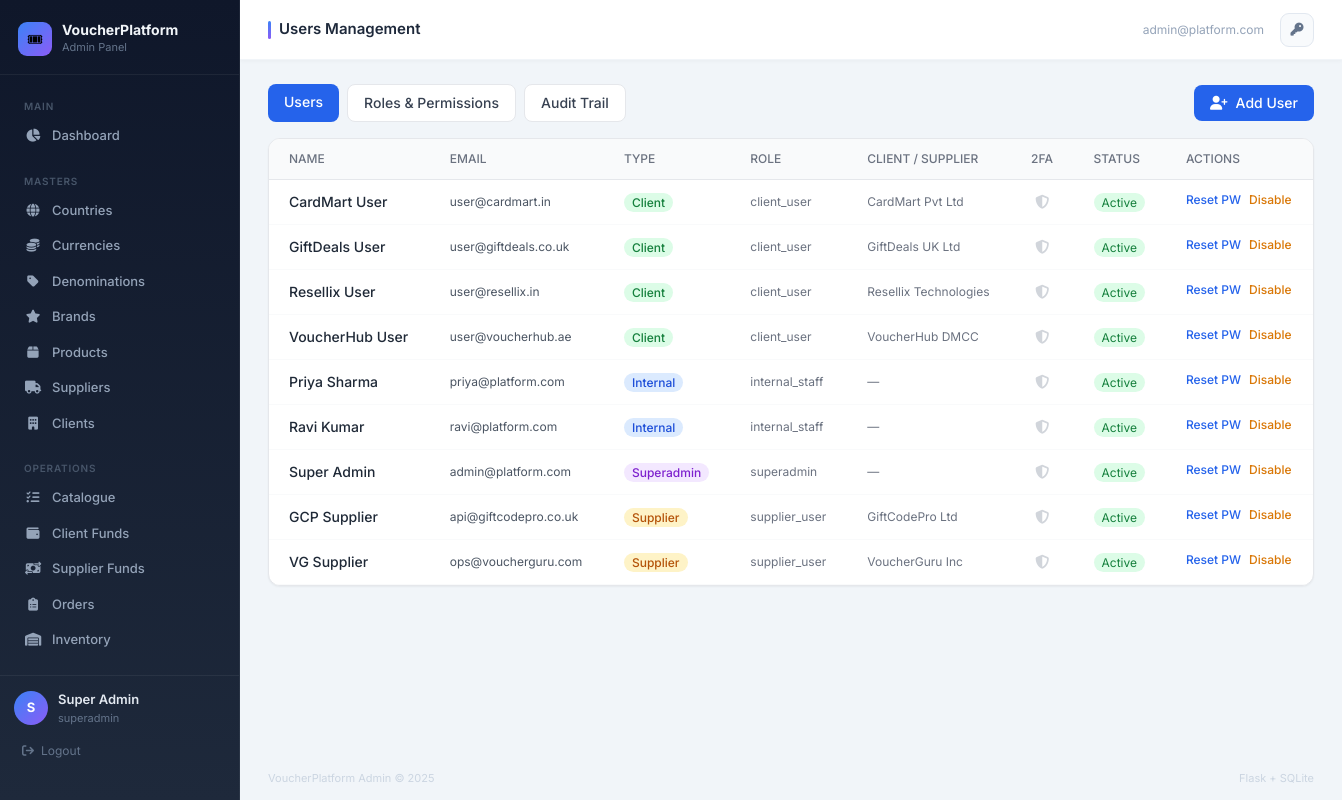
Screenshot of /admin/users/ (signed in) with the database file from the repository.
### tables this page shows
CREATE TABLE users (
    id INTEGER PRIMARY KEY AUTOINCREMENT,
    name TEXT NOT NULL,
    email TEXT NOT NULL UNIQUE,
    password_hash TEXT NOT NULL,
    user_type TEXT NOT NULL CHECK(user_type IN ('superadmin','internal','client','supplier')),
    role_id INTEGER,
    client_id INTEGER,
    supplier_id INTEGER,
    totp_secret TEXT,
    totp_enabled INTEGER DEFAULT 0,
    must_change_password INTEGER DEFAULT 1,
    is_active INTEGER DEFAULT 1,
    last_login DATETIME,
    last_login_ip TEXT,
    created_at DATETIME DEFAULT CURRENT_TIMESTAMP,
    updated_at DATETIME DEFAULT CURRENT_TIMESTAMP,
    FOREIGN KEY (role_id) REFERENCES roles(id)
);

CREATE TABLE roles (
    id INTEGER PRIMARY KEY AUTOINCREMENT,
    name TEXT NOT NULL UNIQUE,
    created_at DATETIME DEFAULT CURRENT_TIMESTAMP
);

CREATE TABLE clients (
    id INTEGER PRIMARY KEY AUTOINCREMENT,
    name TEXT NOT NULL UNIQUE,
    client_code TEXT NOT NULL UNIQUE,
    country_id INTEGER,
    address TEXT,
    email TEXT,
    phone TEXT,
    default_currency_id INTEGER,
    fx_buffer_pct REAL DEFAULT 1.0,
    credit_limit REAL DEFAULT 0,
    credit_enabled INTEGER DEFAULT 0,
    login_enabled INTEGER DEFAULT 0,
    is_active INTEGER DEFAULT 1,
    created_at DATETIME DEFAULT CURRENT_TIMESTAMP,
    updated_at DATETIME DEFAULT CURRENT_TIMESTAMP,
    FOREIGN KEY (country_id) REFERENCES countries(id),
    FOREIGN KEY (default_currency_id) REFERENCES currencies(id)
);

CREATE TABLE suppliers (
    id INTEGER PRIMARY KEY AUTOINCREMENT,
    name TEXT NOT NULL UNIQUE,
    supplier_code TEXT NOT NULL UNIQUE,
    country_id INTEGER,
    address TEXT,
    contact_email TEXT,
    contact_phone TEXT,
    api_endpoint TEXT,
    api_key TEXT,
    api_enabled INTEGER DEFAULT 0,
    is_active INTEGER DEFAULT 1,
    created_at DATETIME DEFAULT CURRENT_TIMESTAMP,
    updated_at DATETIME DEFAULT CURRENT_TIMESTAMP,
    FOREIGN KEY (country_id) REFERENCES countries(id)
);

### routes/admin_users.py (the view)
@users_bp.route("/")
@login_required
@role_required("superadmin")
def users_list():
    users = query_db("""
        SELECT u.*, r.name as role_name,
               c.name as client_name, s.name as supplier_name
        FROM users u LEFT JOIN roles r ON r.id=u.role_id
        LEFT JOIN clients c ON c.id=u.client_id
        LEFT JOIN suppliers s ON s.id=u.supplier_id
        ORDER BY u.user_type, u.name
    """)
    roles = query_db("SELECT * FROM roles ORDER BY name")
    clients = query_db("SELECT id, name FROM clients WHERE is_active=1 ORDER BY name")
    suppliers = query_db("SELECT id, name FROM suppliers WHERE is_active=1 ORDER BY name")
    return render_template("admin/users_list.html", users=users, roles=roles,
                           clients=clients, suppliers=suppliers)

### database/db.py (called while the page is built)
def get_db():
    db_path = Config.DATABASE_PATH
    os.makedirs(os.path.dirname(db_path), exist_ok=True)
    conn = sqlite3.connect(db_path)
    conn.row_factory = sqlite3.Row
    conn.execute("PRAGMA foreign_keys = ON")
    conn.execute("PRAGMA journal_mode = WAL")
    return conn

def query_db(query, args=(), one=False):
    conn = get_db()
    try:
        cur = conn.execute(query, args)
        rv = cur.fetchall()
        conn.commit()
        return (rv[0] if rv else None) if one else rv
    finally:
        conn.close()

### services/notification_service.py (called while the page is built)
def get_user_notifications(user_id, unread_only=False):
    if unread_only:
        return query_db("SELECT * FROM notifications WHERE user_id=? AND is_read=0 ORDER BY created_at DESC", (user_id,))
    return query_db("SELECT * FROM notifications WHERE user_id=? ORDER BY created_at DESC LIMIT 50", (user_id,))

### templates/admin/users_list.html (shortened to what this page needs)
{% extends "base_admin.html" %}
{% block page_title %}Users Management{% endblock %}
{% block content %}
<div class="flex items-center justify-between mb-4">
  <div class="flex gap-2">
    <a href="{{ url_for('users.users_list') }}" class="px-4 py-2 text-sm font-medium rounded-lg bg-blue-600 text-white">Users</a>
    <a href="{{ url_for('users.roles_list') }}" class="px-4 py-2 text-sm font-medium rounded-lg bg-white border border-gray-200 text-gray-700 hover:bg-gray-50">Roles & Permissions</a>
    <a href="{{ url_for('users.audit_trail') }}" class="px-4 py-2 text-sm font-medium rounded-lg bg-white border border-gray-200 text-gray-700 hover:bg-gray-50">Audit Trail</a>
  </div>
  <button onclick="document.getElementById('modal').classList.remove('hidden')"
          class="bg-blue-600 hover:bg-blue-700 text-white text-sm font-medium px-4 py-2 rounded-lg flex items-center gap-2">
    <i class="fa fa-user-plus"></i> Add User
  </button>
</div>
<div class="bg-white rounded-xl border border-gray-200 shadow-sm overflow-x-auto">
  <table class="w-full text-sm whitespace-nowrap">
    <thead><tr class="bg-gray-50 border-b border-gray-200">
      <th class="px-5 py-3 text-left text-xs font-medium text-gray-500 uppercase">Name</th>
      <th class="px-5 py-3 text-left text-xs font-medium text-gray-500 uppercase">Email</th>
      <th class="px-5 py-3 text-left text-xs font-medium text-gray-500 uppercase">Type</th>
      <th class="px-5 py-3 text-left text-xs font-medium text-gray-500 uppercase">Role</th>
      <th class="px-5 py-3 text-left text-xs font-medium text-gray-500 uppercase">Client / Supplier</th>
      <th class="px-5 py-3 text-left text-xs font-medium text-gray-500 uppercase">2FA</th>
      <th class="px-5 py-3 text-left text-xs font-medium text-gray-500 uppercase">Status</th>
      <th class="px-5 py-3 text-left text-xs font-medium text-gray-500 uppercase">Actions</th>
    </tr></thead>
    <tbody>
      {% for u in users %}
      <tr class="border-b border-gray-50 hover:bg-gray-50 transition-colors">
        <td class="px-5 py-3 font-medium text-gray-800">{{ u.name }}</td>
        <td class="px-5 py-3 text-gray-600 text-xs">{{ u.email }}</td>
        <td class="px-5 py-3">
          <span class="px-2 py-0.5 rounded-full text-xs font-medium
            {% if u.user_type=='superadmin' %}bg-purple-100 text-purple-700
            {% elif u.user_type=='internal' %}bg-blue-100 text-blue-700
            {% elif u.user_type=='client' %}bg-green-100 text-green-700
            {% else %}bg-amber-100 text-amber-700{% endif %}">
            {{ u.user_type|replace('_',' ')|title }}
          </span>
        </td>
        <td class="px-5 py-3 text-gray-500 text-xs">{{ u.role_name or "—" }}</td>
        <td class="px-5 py-3 text-gray-500 text-xs">{{ u.client_name or u.supplier_name or "—" }}</td>
        <td class="px-5 py-3 text-center">
          {% if u.totp_enabled %}
          <i class="fa fa-shield-halved text-green-500" title="2FA Enabled"></i>
          {% else %}
          <i class="fa fa-shield-halved text-gray-300" title="2FA Not Setup"></i>
          {% endif %}
        </td>
        <td class="px-5 py-3">
          <span class="px-2 py-0.5 rounded-full text-xs {% if u.is_active %}bg-green-100 text-green-700{% else %}bg-red-100 text-red-700{% endif %}">
            {{ "Active" if u.is_active else "Disabled" }}
          </span>
        </td>
        <td class="px-5 py-3 flex items-center gap-2">
          <button onclick="openResetModal('{{ u.id }}','{{ u.name }}')"
                  class="text-blue-600 text-xs hover:underline font-medium">Reset PW</button>
          <a href="{{ url_for('users.user_toggle', id=u.id) }}"
             class="{% if u.is_active %}text-amber-600{% else %}text-green-600{% endif %} text-xs hover:underline font-medium">
            {{ "Disable" if u.is_active else "Enable" }}
          </a>
        </td>
      </tr>
      {% else %}
      <tr><td colspan="8" class="px-5 py-10 text-center text-gray-400">No users found.</td></tr>
      {% endfor %}
    </tbody>
  </table>
</div>
{% endblock %}

### templates/base_admin.html (shortened to what this page needs)
<!DOCTYPE html>
<html lang="en">
<head>
  <script src="https://cdn.tailwindcss.com"></script>
  <link rel="stylesheet" href="https://cdnjs.cloudflare.com/ajax/libs/font-awesome/6.5.0/css/all.min.css"/>
</head>
<body style="background:#f1f5f9; min-height:100vh;">
<div style="display:flex; min-height:100vh;">
  <aside style="width:240px; background:linear-gradient(180deg,#0f172a 0%,#1e293b 100%); min-height:100vh; position:fixed; top:0; left:0; z-index:30; display:flex; flex-direction:column; border-right:1px solid rgba(255,255,255,.06);">
    <div style="padding:22px 18px 18px; border-bottom:1px solid rgba(255,255,255,.06);">
      <div style="display:flex; align-items:center; gap:10px;">
        <div style="width:34px; height:34px; background:linear-gradient(135deg,#3b82f6,#8b5cf6); border-radius:9px; display:flex; align-items:center; justify-content:center; font-size:16px; flex-shrink:0;">🎟</div>
        <div>
          <p style="color:#f1f5f9; font-weight:700; font-size:14px; line-height:1.2;">VoucherPlatform</p>
          <p style="color:#64748b; font-size:11px;">Admin Panel</p>
        </div>
      </div>
    </div>
    <nav style="padding:10px 10px; overflow-y:scroll !important; height: 75vh;">
      <p class="nav-section">Main</p>
      <a href="{{ url_for('admin.dashboard') }}" class="nav-item {% if request.endpoint=='admin.dashboard' %}active{% endif %}">
        <i class="fa fa-chart-pie icon"></i> Dashboard
      </a>
      <p class="nav-section" style="margin-top:6px;">Masters</p>
      <a href="{{ url_for('masters.countries') }}" class="nav-item {% if 'countries' in request.endpoint %}active{% endif %}">
        <i class="fa fa-globe icon"></i> Countries
      </a>
      <a href="{{ url_for('masters.currencies') }}" class="nav-item {% if 'currencies' in request.endpoint %}active{% endif %}">
        <i class="fa fa-coins icon"></i> Currencies
      </a>
      <a href="{{ url_for('masters.denominations') }}" class="nav-item {% if 'denominations' in request.endpoint %}active{% endif %}">
        <i class="fa fa-tag icon"></i> Denominations
      </a>
      <a href="{{ url_for('masters.brands') }}" class="nav-item {% if 'brands' in request.endpoint %}active{% endif %}">
        <i class="fa fa-star icon"></i> Brands
      </a>
      <a href="{{ url_for('masters.products') }}" class="nav-item {% if 'products' in request.endpoint %}active{% endif %}">
        <i class="fa fa-box icon"></i> Products
      </a>
      <a href="{{ url_for('masters.suppliers') }}" class="nav-item {% if 'suppliers' in request.endpoint %}active{% endif %}">
        <i class="fa fa-truck icon"></i> Suppliers
      </a>
      <a href="{{ url_for('masters.clients') }}" class="nav-item {% if 'clients' in request.endpoint %}active{% endif %}">
        <i class="fa fa-building icon"></i> Clients
      </a>
      <p class="nav-section" style="margin-top:6px;">Operations</p>
      <a href="{{ url_for('catalogue.catalogue_list') }}" class="nav-item {% if 'catalogue' in request.endpoint %}active{% endif %}">
        <i class="fa fa-list-check icon"></i> Catalogue
      </a>
      <a href="{{ url_for('funds.client_funds') }}" class="nav-item {% if request.endpoint=='funds.client_funds' %}active{% endif %}">
        <i class="fa fa-wallet icon"></i> Client Funds
      </a>
      <a href="{{ url_for('funds.supplier_funds') }}" class="nav-item {% if request.endpoint=='funds.supplier_funds' %}active{% endif %}">
        <i class="fa fa-money-bill-transfer icon"></i> Supplier Funds
      </a>
      <a href="{{ url_for('orders_admin.orders_list') }}" class="nav-item {% if 'orders' in request.endpoint %}active{% endif %}">
        <i class="fa fa-clipboard-list icon"></i> Orders
      </a>
      <a href="{{ url_for('inventory.inventory_list') }}" class="nav-item {% if 'inventory' in request.endpoint %}active{% endif %}">
        <i class="fa fa-warehouse icon"></i> Inventory
      </a>
      <p class="nav-section" style="margin-top:6px;">Analytics</p>
    </nav>
    <div style="padding:14px 14px; border-top:1px solid rgba(255,255,255,.06);">
      <div style="display:flex; align-items:center; gap:10px; margin-bottom:10px;">
        <div style="width:34px; height:34px; background:linear-gradient(135deg,#3b82f6,#8b5cf6); border-radius:50%; display:flex; align-items:center; justify-content:center; color:#fff; font-size:13px; font-weight:700; flex-shrink:0;">
          {{ (session.user_name or 'A')[0]|upper }}
        </div>
        <div style="min-width:0;">
          <p style="color:#e2e8f0; font-size:13px; font-weight:600; white-space:nowrap; overflow:hidden; text-overflow:ellipsis;">{{ session.user_name }}</p>
          <p style="color:#64748b; font-size:11px;">{{ session.user_type }}</p>
        </div>
      </div>
      <a href="{{ url_for('auth.logout') }}"
         style="display:flex; align-items:center; gap:7px; color:#64748b; font-size:12px; text-decoration:none; padding:6px 8px; border-radius:7px; transition:all .15s;"
         onmouseover="this.style.background='rgba(239,68,68,.12)'; this.style.color='#ef4444';"
         onmouseout="this.style.background='transparent'; this.style.color='#64748b';">
        <i class="fa fa-arrow-right-from-bracket"></i> Logout
      </a>
    </div>
  </aside>
  <div style="margin-left:240px; flex:1; display:flex; flex-direction:column; min-height:100vh;">
    <header style="background:#fff; border-bottom:1px solid #f1f5f9; padding:0 28px; height:60px; display:flex; align-items:center; justify-content:space-between; position:sticky; top:0; z-index:20; box-shadow:0 1px 4px rgba(0,0,0,.04);">
      <div style="display:flex; align-items:center; gap:8px;">
        <div style="width:3px; height:18px; background:linear-gradient(to bottom,#3b82f6,#8b5cf6); border-radius:2px;"></div>
        <h2 style="font-size:15px; font-weight:600; color:#1e293b;">{% block page_title %}{% endblock %}</h2>
      </div>
      <div style="display:flex; align-items:center; gap:16px;">
        <span style="font-size:12px; color:#94a3b8;">{{ session.user_email }}</span>
        <a href="{{ url_for('auth.change_password') }}"
           style="width:34px; height:34px; background:#f8fafc; border:1px solid #e2e8f0; border-radius:9px; display:flex; align-items:center; justify-content:center; color:#64748b; text-decoration:none; transition:all .15s;"
           title="Change Password"
           onmouseover="this.style.background='#eff6ff'; this.style.color='#3b82f6';"
           onmouseout="this.style.background='#f8fafc'; this.style.color='#64748b';">
          <i class="fa fa-key" style="font-size:13px;"></i>
        </a>
      </div>
    </header>
    <main style="flex:1; padding:24px 28px;">
      {% block content %}{% endblock %}
    </main>
    <footer style="padding:14px 28px; border-top:1px solid #f1f5f9; display:flex; align-items:center; justify-content:space-between;">
      <span style="font-size:11px; color:#cbd5e1;">VoucherPlatform Admin © 2025</span>
      <span style="font-size:11px; color:#cbd5e1;">Flask + SQLite</span>
    </footer>
  </div>
</div>
</body>
</html>

### templates/base_admin.html (style rules this page uses)
* { font-family: 'Inter', sans-serif; }
.nav-item { display:flex; align-items:center; gap:10px; padding:8px 14px; border-radius:8px; font-size:13px; font-weight:500; color:#94a3b8; transition:all .15s; cursor:pointer; text-decoration:none; }
.nav-item .icon { width:18px; text-align:center; flex-shrink:0; }
.nav-section { font-size:10px; font-weight:600; letter-spacing:.08em; color:#475569; padding:14px 14px 4px; text-transform:uppercase; }

### rows the page displays
users: user_name "Super Admin", user_email "admin@platform.com", name "Super Admin", email "admin@platform.com", user_type "Superadmin", name "superadmin", client_name "—", totp_enabled 0 (drawn), is_active "Active", is_active "Disable"
users: name "CardMart User", email "user@cardmart.in", user_type "Client", name "client_user", name "CardMart Pvt Ltd", totp_enabled 0 (drawn), is_active "Active", is_active "Disable"
users: name "GiftDeals User", email "user@giftdeals.co.uk", user_type "Client", name "client_user", name "GiftDeals UK Ltd", totp_enabled 0 (drawn), is_active "Active", is_active "Disable"
users: name "Resellix User", email "user@resellix.in", user_type "Client", name "client_user", name "Resellix Technologies", totp_enabled 0 (drawn), is_active "Active", is_active "Disable"
users: name "VoucherHub User", email "user@voucherhub.ae", user_type "Client", name "client_user", name "VoucherHub DMCC", totp_enabled 0 (drawn), is_active "Active", is_active "Disable"
users: name "Priya Sharma", email "priya@platform.com", user_type "Internal", name "internal_staff", client_name "—", totp_enabled 0 (drawn), is_active "Active", is_active "Disable"
users: name "Ravi Kumar", email "ravi@platform.com", user_type "Internal", name "internal_staff", client_name "—", totp_enabled 0 (drawn), is_active "Active", is_active "Disable"
users: name "GCP Supplier", email "api@giftcodepro.co.uk", user_type "Supplier", name "supplier_user", name "GiftCodePro Ltd", totp_enabled 0 (drawn), is_active "Active", is_active "Disable"
users: name "VG Supplier", email "ops@voucherguru.com", user_type "Supplier", name "supplier_user", name "VoucherGuru Inc", totp_enabled 0 (drawn), is_active "Active", is_active "Disable"

### other values shown
{{ (session.user_name or 'A')[0]|upper }} "S"
{{ session.user_type }} "superadmin"
